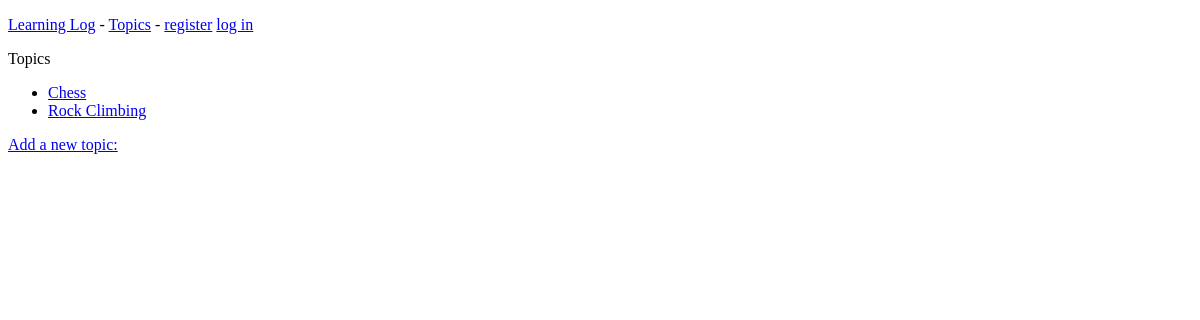
/topics/, run on an earlier commit of the app's database.
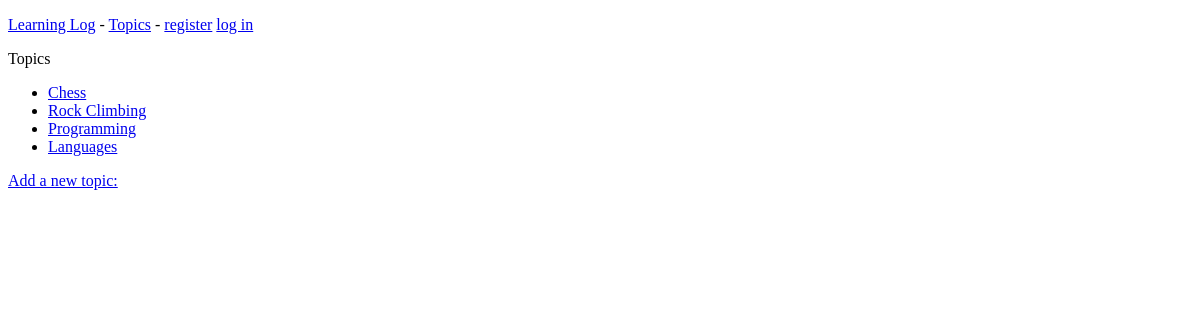
And on a later commit of the database.
### learning_logs/models.py (models this page shows)
class Topic(models.Model):
    text = models.CharField(max_length=200)
    date_added = models.DateTimeField(auto_now_add=True)
    def __str__(self):
        return self.text

### learning_logs/views.py (the view)
# urls.py: path('topics/', views.topics, name='topics'),
def topics(request):
    topics =Topic.objects.order_by('date_added')
    context = {'topics': topics}
    return render(request, 'learning_logs/topics.html', context)

### learning_logs/templates/learning_logs/topics.html
{% extends "learning_logs/base.html" %}
{% block content %}
  <p>Topics</p>
<ul>
  {% for topic in topics %}
    <li>
      <a href="{% url 'learning_logs:topic' topic.id %}">{{ topic }}</a>
    </li>
  {% empty %}
    <li>No topics have been added yet</li>
  {% endfor %}
</ul>
<a href="{% url 'learning_logs:new_topic' %}">Add a new topic:</a>
{% endblock content %}

What changed in the data, as far as the page shows it:
added Topic: text "Programming"
added Topic: text "Languages"
